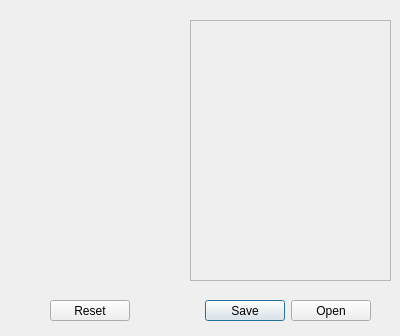
<?xml version="1.0" encoding="UTF-8"?>
<ui version="4.0">
 <class>Menchshikov_Ismailov</class>
 <widget class="QWidget" name="Menchshikov_Ismailov">
  <property name="geometry">
   <rect>
    <x>0</x>
    <y>0</y>
    <width>400</width>
    <height>336</height>
   </rect>
  </property>
  <property name="windowTitle">
   <string>Form</string>
  </property>
  <widget class="QLabel" name="label">
   <property name="enabled">
    <bool>false</bool>
   </property>
   <property name="geometry">
    <rect>
     <x>26</x>
     <y>22</y>
     <width>121</width>
     <height>251</height>
    </rect>
   </property>
   <property name="text">
    <string/>
   </property>
  </widget>
  <widget class="QTextEdit" name="textEdit">
   <property name="enabled">
    <bool>false</bool>
   </property>
   <property name="geometry">
    <rect>
     <x>190</x>
     <y>20</y>
     <width>201</width>
     <height>261</height>
    </rect>
   </property>
  </widget>
  <widget class="QDialogButtonBox" name="buttonBox">
   <property name="geometry">
    <rect>
     <x>50</x>
     <y>300</y>
     <width>321</width>
     <height>21</height>
    </rect>
   </property>
   <property name="standardButtons">
    <set>QDialogButtonBox::Open|QDialogButtonBox::Reset|QDialogButtonBox::Save</set>
   </property>
  </widget>
 </widget>
 <resources/>
 <connections/>
</ui>
